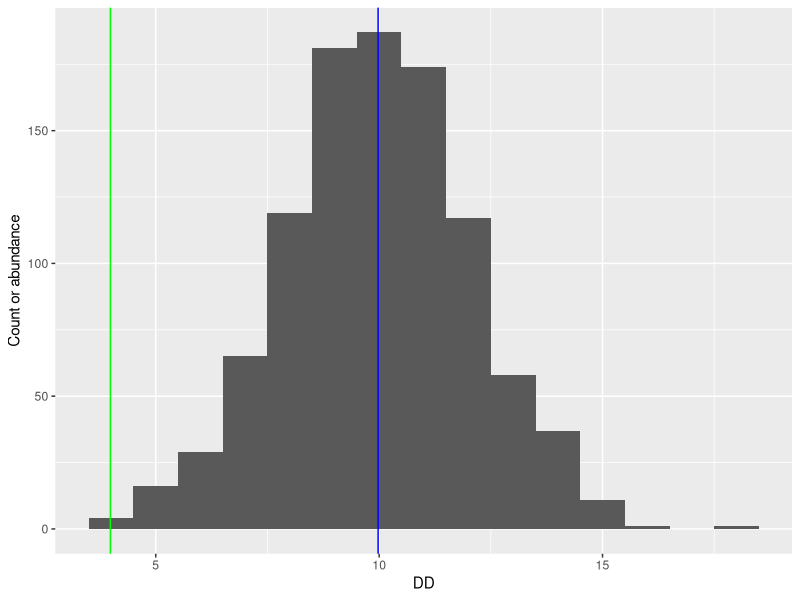
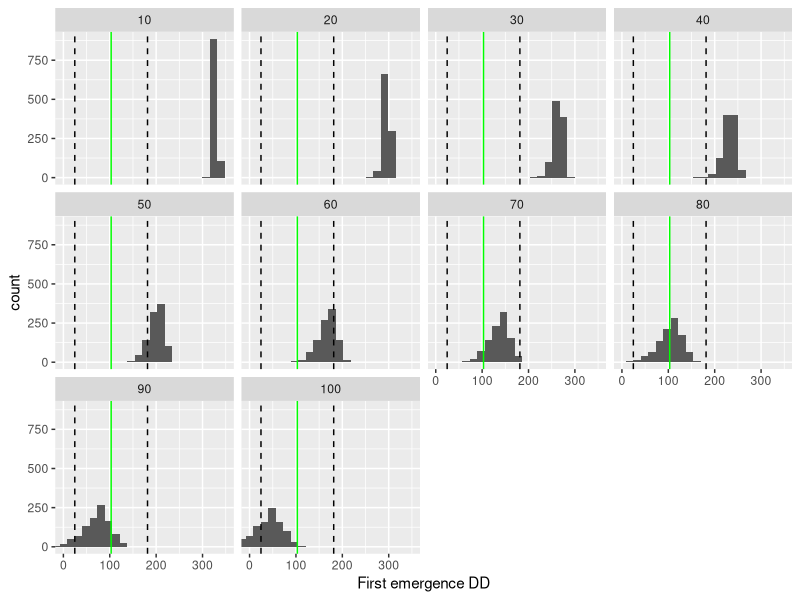
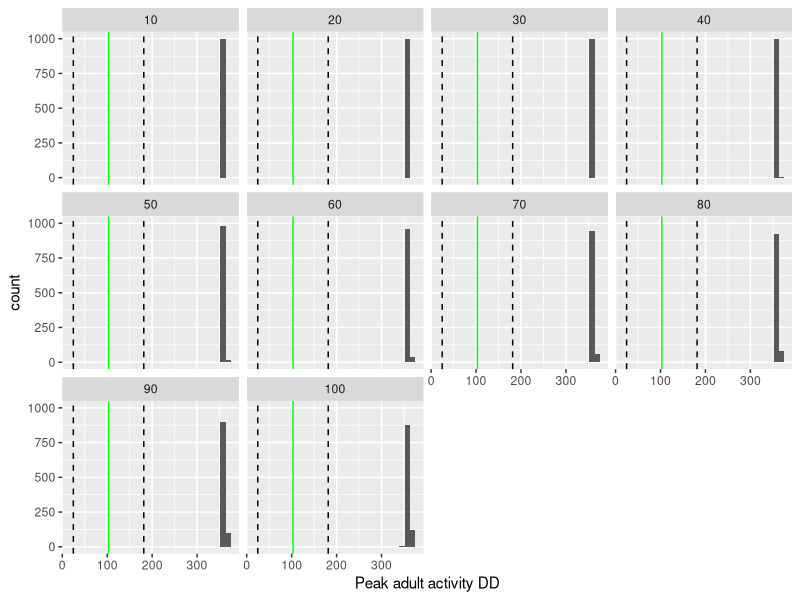
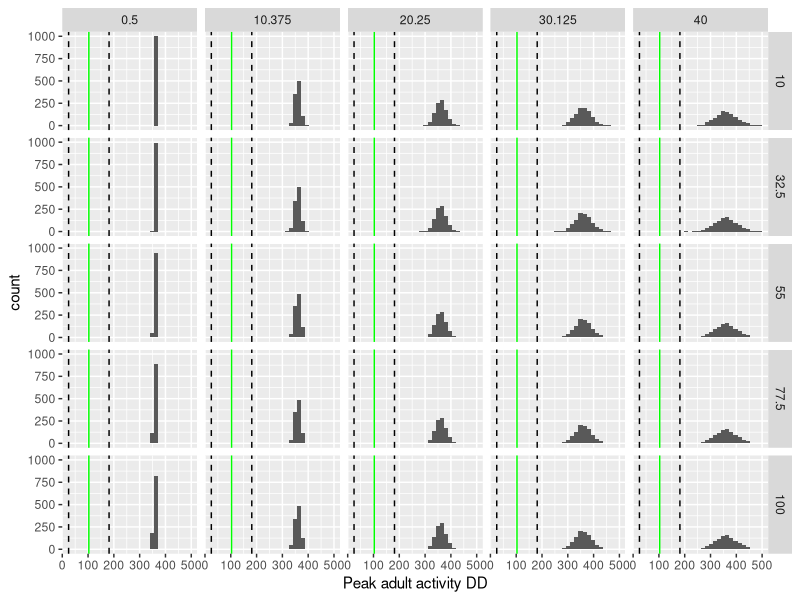
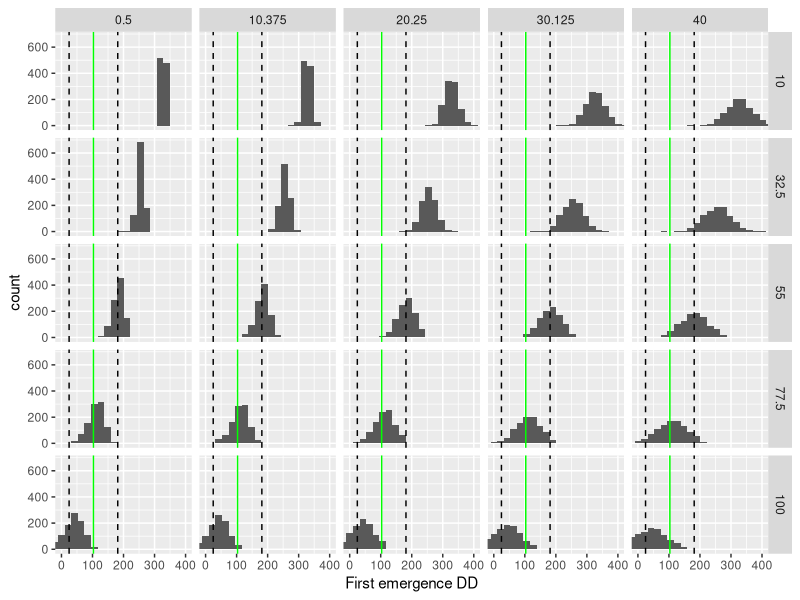

Recreate these plots in R, in order.
## ---- chunk 1
knitr::opts_chunk$set(echo = TRUE)

library(tidyverse) 
## ---- chunk 2

n_fields <- 25 # 25 fields sampled
n_traps_per_field <- 2 # 2 sticky traps per field
n_samples <- 6  # 6 weeks of servicing traps once per week
first_emergence_mean <- 103 # average of first emergence degree-day
first_emergence_SE <- 8 # standard error of first emergence degree-day
first_emergence_SD <- first_emergence_SE * sqrt(n_fields) # calculate standard deviation of first emergence (SE = SD / sqrt(n))

first_emergence_DD <- rnorm(n_fields, mean = first_emergence_mean, sd = first_emergence_SD) # simulate DD distribution

min_first_emergence <- 57 # minimum reported in paper
max_first_emergence <- 197 # maximum reported in paper

max(first_emergence_DD) # 180

min(first_emergence_DD) # 20

## ---- chunk 3

sim_data <- function(n, mean, sd, seed){
  set.seed(seed)
  tibble(DD = rnorm(n, mean, sd))
}

## ---- chunk 4

random_DD <- sim_data(n = 1000,    #arbitrary sample size
         mean = 10,   #arbitrary average
         sd = 2,      #arbitrary standard deviation
         seed = 1) #set seed for reproducibility

ggplot(random_DD, aes(x = DD)) +
  geom_histogram(binwidth = 1) +
  geom_vline(xintercept = min(random_DD$DD), color = "green") + # minimum value
  geom_vline(xintercept = mean(random_DD$DD), color = "blue") + # average value
  labs(y = "Count or abundance")


## ---- chunk 5

historical_mean_peak <- 360

historical_simulations <- tibble(
  total_fields = 1000, # number of fields sampled to calculate average (could be larger or smaller)
  avg = historical_mean_peak,
  sd = seq(from = 10, to = 100, length.out = 10) # ten values from 10 to 100 to be used as the standard deviations of the distributions of DDs per field
) %>%
  expand_grid(sim = c(1:1000)) %>% # 1000 simulations
  rowwise() %>% # perform following operations for each row 
  mutate(emergence_data = list(sim_data(n = total_fields, mean = avg, sd = sd, seed = sim))) %>% # create distributions of DDs for 1000 fields with varying standard deviations
  mutate(min_emergence = min(emergence_data), # obtain minimal value of distributions per simulation
         mean_emergence = mean(emergence_data$DD)) %>% # obtain average value of distributions per simulation
  ungroup()

ggplot(historical_simulations, aes(x = min_emergence)) +
  geom_histogram() +
  geom_vline(xintercept = first_emergence_mean, color = "green") + # Cho et al. reported average
  geom_vline(xintercept = first_emergence_mean + (1.96*first_emergence_SD), linetype = 2) + # upper-bound of 95% confidence interval around the mean reported by Cho et al.
  geom_vline(xintercept = first_emergence_mean - (1.96*first_emergence_SD), linetype = 2) + # lower-bound of 95% confidence interval around the mean reported by Cho et al.
  facet_wrap(~ sd) + # facet by standard deviation of simulated DDs
  coord_cartesian(xlim = c(0,350)) +
  labs(x = "First emergence DD")

## ---- chunk 6

ggplot(historical_simulations, aes(x = mean_emergence)) +
  geom_histogram() +
  geom_vline(xintercept = first_emergence_mean, color = "green") +
  geom_vline(xintercept = first_emergence_mean + (1.96*first_emergence_SD), linetype = 2) +
  geom_vline(xintercept = first_emergence_mean - (1.96*first_emergence_SD), linetype = 2) +
  facet_wrap(~ sd) +
  labs(x = "Peak adult activity DD")

## ---- chunk 7

# function to simulate averages
sim_data2 <- function(n, mean, sd, seed){
  set.seed(seed)
  rnorm(n, mean, sd)
}

historical_simulations2 <- tibble(sd_avg = seq(from = 0.5, to = 40, length.out = 5)) %>% # range of certainty around the mean
  expand_grid(sim = c(1:1000)) %>%
  rowwise() %>%
  mutate(avg = sim_data2(n = 1, mean = 360, sd = sd_avg, seed = sim)) %>% # generate means from a normal distribution with different degrees of variation
  expand_grid(sd_obs = seq(from = 10, to = 100, length.out = 5))  %>% # generate only five levels of variation in the distribution of observed DDs for simplicity
  rowwise() %>%
  mutate(emergence_data = list(sim_data(n = 1000, mean = avg, sd = sd_obs, seed = sim))) %>%
  mutate(avg_obs = mean(emergence_data$DD),
         min_obs = min(emergence_data$DD)) %>%
  ungroup()

ggplot(historical_simulations2, aes(x = avg_obs)) +
  geom_histogram() +
  geom_vline(xintercept = first_emergence_mean, color = "green") +
  geom_vline(xintercept = first_emergence_mean + (1.96*first_emergence_SD), linetype = 2) +
  geom_vline(xintercept = first_emergence_mean - (1.96*first_emergence_SD), linetype = 2) +
  facet_grid(sd_obs~sd_avg)+ # columns are certainty levels, rows are observational variations
  labs(x = "Peak adult activity DD")

## ---- chunk 8

ggplot(historical_simulations2, aes(x = min_obs)) +
  geom_histogram() +
  geom_vline(xintercept = first_emergence_mean, color = "green") +
  geom_vline(xintercept = first_emergence_mean + (1.96*first_emergence_SD), linetype = 2) +
  geom_vline(xintercept = first_emergence_mean - (1.96*first_emergence_SD), linetype = 2) +
  facet_grid(sd_obs~sd_avg) + # columns are certainty levels, rows are observational variations
  coord_cartesian(xlim = c(0, 400))+
  labs(x = "First emergence DD")


